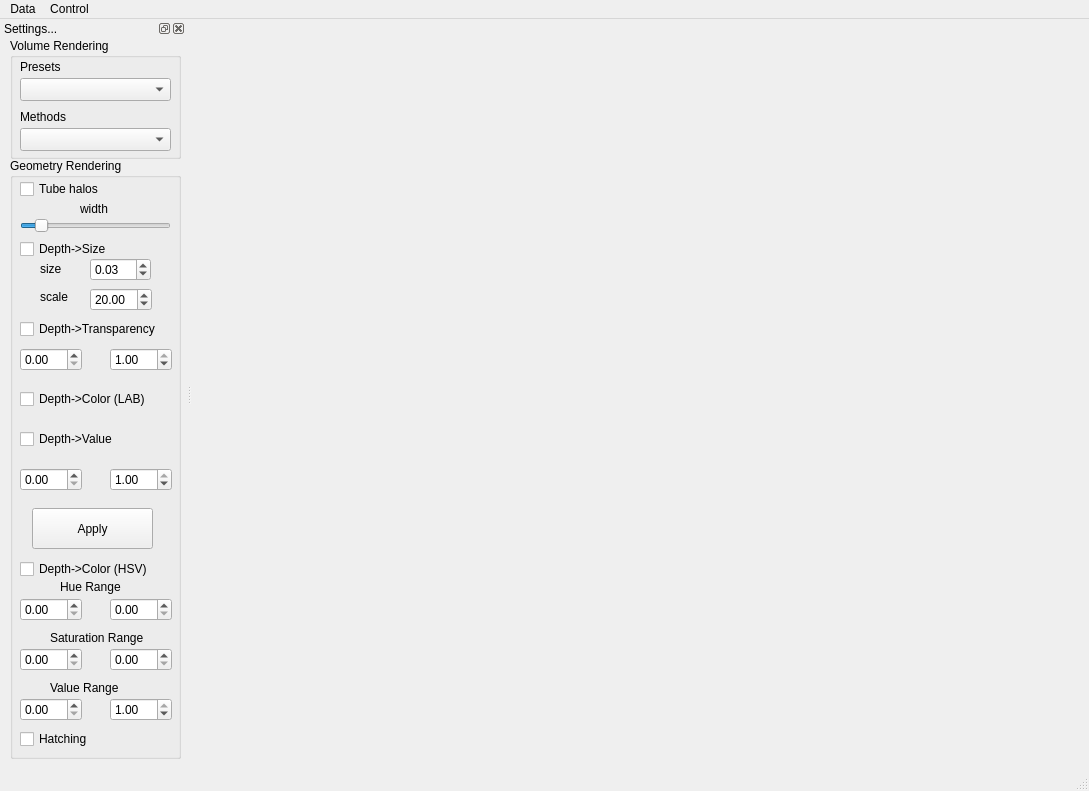
<?xml version="1.0" encoding="UTF-8"?>
<ui version="4.0">
 <class>TestbedWindow</class>
 <widget class="QMainWindow" name="TestbedWindow">
  <property name="geometry">
   <rect>
    <x>0</x>
    <y>0</y>
    <width>1089</width>
    <height>791</height>
   </rect>
  </property>
  <property name="windowTitle">
   <string>MainWindow</string>
  </property>
  <widget class="QWidget" name="centralwidget">
   <widget class="QVTKWidget" name="renderView" native="true">
    <property name="geometry">
     <rect>
      <x>10</x>
      <y>0</y>
      <width>881</width>
      <height>741</height>
     </rect>
    </property>
   </widget>
  </widget>
  <widget class="QMenuBar" name="menubar">
   <property name="geometry">
    <rect>
     <x>0</x>
     <y>0</y>
     <width>1089</width>
     <height>27</height>
    </rect>
   </property>
   <widget class="QMenu" name="menuData">
    <property name="title">
     <string>Data</string>
    </property>
    <addaction name="actionLoadVolume"/>
    <addaction name="actionLoadGeometry"/>
    <addaction name="actionLoadData"/>
    <addaction name="separator"/>
    <addaction name="actionClose_current"/>
   </widget>
   <widget class="QMenu" name="menuControl">
    <property name="title">
     <string>Control</string>
    </property>
    <addaction name="actionVolumeRender"/>
    <addaction name="actionGeometryRender"/>
    <addaction name="actionMultipleVolumesRender"/>
    <addaction name="actionCompositeRender"/>
    <addaction name="separator"/>
    <addaction name="actionTF_customize"/>
    <addaction name="actionSettings"/>
    <addaction name="separator"/>
    <addaction name="actionExit"/>
   </widget>
   <addaction name="menuData"/>
   <addaction name="menuControl"/>
  </widget>
  <widget class="QStatusBar" name="statusbar"/>
  <widget class="QDockWidget" name="dockWidget">
   <property name="sizePolicy">
    <sizepolicy hsizetype="Preferred" vsizetype="Preferred">
     <horstretch>0</horstretch>
     <verstretch>0</verstretch>
    </sizepolicy>
   </property>
   <property name="minimumSize">
    <size>
     <width>186</width>
     <height>541</height>
    </size>
   </property>
   <property name="acceptDrops">
    <bool>false</bool>
   </property>
   <property name="autoFillBackground">
    <bool>true</bool>
   </property>
   <property name="floating">
    <bool>false</bool>
   </property>
   <property name="windowTitle">
    <string>Settings...</string>
   </property>
   <attribute name="dockWidgetArea">
    <number>1</number>
   </attribute>
   <widget class="QWidget" name="dockWidgetContents">
    <widget class="QGroupBox" name="groupBoxVolRender">
     <property name="geometry">
      <rect>
       <x>10</x>
       <y>0</y>
       <width>171</width>
       <height>121</height>
      </rect>
     </property>
     <property name="title">
      <string>Volume Rendering</string>
     </property>
     <widget class="QLabel" name="label_presets">
      <property name="geometry">
       <rect>
        <x>10</x>
        <y>20</y>
        <width>67</width>
        <height>17</height>
       </rect>
      </property>
      <property name="text">
       <string>Presets</string>
      </property>
     </widget>
     <widget class="QLabel" name="label_methods">
      <property name="geometry">
       <rect>
        <x>10</x>
        <y>70</y>
        <width>67</width>
        <height>17</height>
       </rect>
      </property>
      <property name="text">
       <string>Methods</string>
      </property>
     </widget>
     <widget class="QComboBox" name="comboBoxVolRenderPresets">
      <property name="geometry">
       <rect>
        <x>10</x>
        <y>40</y>
        <width>151</width>
        <height>23</height>
       </rect>
      </property>
     </widget>
     <widget class="QComboBox" name="comboBoxVolRenderMethods">
      <property name="geometry">
       <rect>
        <x>10</x>
        <y>90</y>
        <width>151</width>
        <height>23</height>
       </rect>
      </property>
     </widget>
    </widget>
    <widget class="QGroupBox" name="groupBoxGeoRender">
     <property name="geometry">
      <rect>
       <x>10</x>
       <y>120</y>
       <width>171</width>
       <height>601</height>
      </rect>
     </property>
     <property name="title">
      <string>Geometry Rendering</string>
     </property>
     <widget class="QCheckBox" name="checkBoxTubeHalos">
      <property name="geometry">
       <rect>
        <x>10</x>
        <y>20</y>
        <width>93</width>
        <height>22</height>
       </rect>
      </property>
      <property name="text">
       <string>Tube halos</string>
      </property>
     </widget>
     <widget class="QLabel" name="label_tubesize">
      <property name="geometry">
       <rect>
        <x>30</x>
        <y>100</y>
        <width>31</width>
        <height>21</height>
       </rect>
      </property>
      <property name="text">
       <string>size</string>
      </property>
     </widget>
     <widget class="QDoubleSpinBox" name="doubleSpinBoxTubeSize">
      <property name="geometry">
       <rect>
        <x>80</x>
        <y>100</y>
        <width>61</width>
        <height>23</height>
       </rect>
      </property>
      <property name="maximum">
       <double>5.000000000000000</double>
      </property>
      <property name="singleStep">
       <double>0.010000000000000</double>
      </property>
      <property name="value">
       <double>0.030000000000000</double>
      </property>
     </widget>
     <widget class="QCheckBox" name="checkBoxDepthSize">
      <property name="geometry">
       <rect>
        <x>10</x>
        <y>80</y>
        <width>111</width>
        <height>22</height>
       </rect>
      </property>
      <property name="text">
       <string>Depth-&gt;Size</string>
      </property>
     </widget>
     <widget class="QLabel" name="label_tubesizescale">
      <property name="geometry">
       <rect>
        <x>30</x>
        <y>130</y>
        <width>41</width>
        <height>17</height>
       </rect>
      </property>
      <property name="text">
       <string>scale</string>
      </property>
     </widget>
     <widget class="QCheckBox" name="checkBoxDepthTrans">
      <property name="geometry">
       <rect>
        <x>10</x>
        <y>160</y>
        <width>161</width>
        <height>22</height>
       </rect>
      </property>
      <property name="text">
       <string>Depth-&gt;Transparency</string>
      </property>
     </widget>
     <widget class="QDoubleSpinBox" name="doubleSpinBoxAlphaStart">
      <property name="geometry">
       <rect>
        <x>10</x>
        <y>190</y>
        <width>62</width>
        <height>23</height>
       </rect>
      </property>
      <property name="maximum">
       <double>1.000000000000000</double>
      </property>
      <property name="singleStep">
       <double>0.100000000000000</double>
      </property>
     </widget>
     <widget class="QDoubleSpinBox" name="doubleSpinBoxAlphaEnd">
      <property name="geometry">
       <rect>
        <x>100</x>
        <y>190</y>
        <width>62</width>
        <height>23</height>
       </rect>
      </property>
      <property name="maximum">
       <double>1.000000000000000</double>
      </property>
      <property name="singleStep">
       <double>0.100000000000000</double>
      </property>
      <property name="value">
       <double>1.000000000000000</double>
      </property>
     </widget>
     <widget class="QCheckBox" name="checkBoxDepthColor">
      <property name="geometry">
       <rect>
        <x>10</x>
        <y>400</y>
        <width>151</width>
        <height>22</height>
       </rect>
      </property>
      <property name="text">
       <string>Depth-&gt;Color (HSV)</string>
      </property>
     </widget>
     <widget class="QDoubleSpinBox" name="doubleSpinBoxHueStart">
      <property name="geometry">
       <rect>
        <x>10</x>
        <y>440</y>
        <width>62</width>
        <height>23</height>
       </rect>
      </property>
      <property name="maximum">
       <double>1.000000000000000</double>
      </property>
      <property name="singleStep">
       <double>0.100000000000000</double>
      </property>
     </widget>
     <widget class="QDoubleSpinBox" name="doubleSpinBoxHueEnd">
      <property name="geometry">
       <rect>
        <x>100</x>
        <y>440</y>
        <width>62</width>
        <height>23</height>
       </rect>
      </property>
      <property name="maximum">
       <double>1.000000000000000</double>
      </property>
      <property name="singleStep">
       <double>0.100000000000000</double>
      </property>
      <property name="value">
       <double>0.000000000000000</double>
      </property>
     </widget>
     <widget class="QLabel" name="label_hue">
      <property name="geometry">
       <rect>
        <x>50</x>
        <y>420</y>
        <width>71</width>
        <height>17</height>
       </rect>
      </property>
      <property name="text">
       <string>Hue Range</string>
      </property>
     </widget>
     <widget class="QDoubleSpinBox" name="doubleSpinBoxSatuStart">
      <property name="geometry">
       <rect>
        <x>10</x>
        <y>490</y>
        <width>62</width>
        <height>23</height>
       </rect>
      </property>
      <property name="maximum">
       <double>1.000000000000000</double>
      </property>
      <property name="singleStep">
       <double>0.100000000000000</double>
      </property>
     </widget>
     <widget class="QDoubleSpinBox" name="doubleSpinBoxSatuEnd">
      <property name="geometry">
       <rect>
        <x>100</x>
        <y>490</y>
        <width>62</width>
        <height>23</height>
       </rect>
      </property>
      <property name="maximum">
       <double>1.000000000000000</double>
      </property>
      <property name="singleStep">
       <double>0.100000000000000</double>
      </property>
     </widget>
     <widget class="QLabel" name="label_saturation">
      <property name="geometry">
       <rect>
        <x>40</x>
        <y>470</y>
        <width>111</width>
        <height>20</height>
       </rect>
      </property>
      <property name="text">
       <string>Saturation Range</string>
      </property>
     </widget>
     <widget class="QLabel" name="label_value">
      <property name="geometry">
       <rect>
        <x>40</x>
        <y>520</y>
        <width>91</width>
        <height>20</height>
       </rect>
      </property>
      <property name="text">
       <string>Value Range</string>
      </property>
     </widget>
     <widget class="QDoubleSpinBox" name="doubleSpinBoxValueEnd">
      <property name="geometry">
       <rect>
        <x>100</x>
        <y>540</y>
        <width>62</width>
        <height>23</height>
       </rect>
      </property>
      <property name="maximum">
       <double>1.000000000000000</double>
      </property>
      <property name="singleStep">
       <double>0.100000000000000</double>
      </property>
      <property name="value">
       <double>1.000000000000000</double>
      </property>
     </widget>
     <widget class="QDoubleSpinBox" name="doubleSpinBoxValueStart">
      <property name="geometry">
       <rect>
        <x>10</x>
        <y>540</y>
        <width>62</width>
        <height>23</height>
       </rect>
      </property>
      <property name="maximum">
       <double>1.000000000000000</double>
      </property>
      <property name="singleStep">
       <double>0.100000000000000</double>
      </property>
     </widget>
     <widget class="QDoubleSpinBox" name="doubleSpinBoxTubeSizeScale">
      <property name="geometry">
       <rect>
        <x>80</x>
        <y>130</y>
        <width>62</width>
        <height>23</height>
       </rect>
      </property>
      <property name="minimum">
       <double>1.000000000000000</double>
      </property>
      <property name="maximum">
       <double>50.000000000000000</double>
      </property>
      <property name="value">
       <double>20.000000000000000</double>
      </property>
     </widget>
     <widget class="QSlider" name="sliderHaloWidth">
      <property name="geometry">
       <rect>
        <x>10</x>
        <y>60</y>
        <width>151</width>
        <height>16</height>
       </rect>
      </property>
      <property name="mouseTracking">
       <bool>true</bool>
      </property>
      <property name="minimum">
       <number>0</number>
      </property>
      <property name="maximum">
       <number>10</number>
      </property>
      <property name="pageStep">
       <number>2</number>
      </property>
      <property name="value">
       <number>1</number>
      </property>
      <property name="orientation">
       <enum>Qt::Horizontal</enum>
      </property>
     </widget>
     <widget class="QLabel" name="label_halowidth">
      <property name="geometry">
       <rect>
        <x>70</x>
        <y>40</y>
        <width>41</width>
        <height>21</height>
       </rect>
      </property>
      <property name="text">
       <string>width</string>
      </property>
     </widget>
     <widget class="QCheckBox" name="checkBoxHatching">
      <property name="geometry">
       <rect>
        <x>10</x>
        <y>570</y>
        <width>93</width>
        <height>22</height>
       </rect>
      </property>
      <property name="text">
       <string>Hatching</string>
      </property>
     </widget>
     <widget class="QCheckBox" name="checkBoxDepthColorLAB">
      <property name="geometry">
       <rect>
        <x>10</x>
        <y>230</y>
        <width>151</width>
        <height>22</height>
       </rect>
      </property>
      <property name="text">
       <string>Depth-&gt;Color (LAB)</string>
      </property>
     </widget>
     <widget class="QCheckBox" name="checkBoxDepthValue">
      <property name="geometry">
       <rect>
        <x>10</x>
        <y>270</y>
        <width>151</width>
        <height>22</height>
       </rect>
      </property>
      <property name="text">
       <string>Depth-&gt;Value</string>
      </property>
     </widget>
     <widget class="QDoubleSpinBox" name="doubleSpinBoxDValueEnd">
      <property name="geometry">
       <rect>
        <x>100</x>
        <y>310</y>
        <width>62</width>
        <height>23</height>
       </rect>
      </property>
      <property name="maximum">
       <double>1.000000000000000</double>
      </property>
      <property name="singleStep">
       <double>0.100000000000000</double>
      </property>
      <property name="value">
       <double>1.000000000000000</double>
      </property>
     </widget>
     <widget class="QDoubleSpinBox" name="doubleSpinBoxDValueStart">
      <property name="geometry">
       <rect>
        <x>10</x>
        <y>310</y>
        <width>62</width>
        <height>23</height>
       </rect>
      </property>
      <property name="maximum">
       <double>1.000000000000000</double>
      </property>
      <property name="singleStep">
       <double>0.100000000000000</double>
      </property>
     </widget>
     <widget class="QPushButton" name="pushButtonApply">
      <property name="geometry">
       <rect>
        <x>22</x>
        <y>350</y>
        <width>121</width>
        <height>41</height>
       </rect>
      </property>
      <property name="text">
       <string>Apply</string>
      </property>
     </widget>
    </widget>
   </widget>
  </widget>
  <action name="actionLoadVolume">
   <property name="checkable">
    <bool>false</bool>
   </property>
   <property name="text">
    <string>Load volume...</string>
   </property>
   <property name="toolTip">
    <string>Load single volume or multiple volumes</string>
   </property>
   <property name="shortcut">
    <string>F2</string>
   </property>
  </action>
  <action name="actionLoadGeometry">
   <property name="text">
    <string>Load geometry...</string>
   </property>
   <property name="shortcut">
    <string>F3</string>
   </property>
  </action>
  <action name="actionVolumeRender">
   <property name="text">
    <string>Single Volume Render</string>
   </property>
   <property name="shortcut">
    <string>F5</string>
   </property>
  </action>
  <action name="actionTF_customize">
   <property name="text">
    <string>TF customize...</string>
   </property>
   <property name="shortcut">
    <string>F10</string>
   </property>
  </action>
  <action name="actionGeometryRender">
   <property name="text">
    <string>Geometry Render</string>
   </property>
   <property name="shortcut">
    <string>F6</string>
   </property>
  </action>
  <action name="actionCompositeRender">
   <property name="text">
    <string>Composite Render</string>
   </property>
   <property name="shortcut">
    <string>F8</string>
   </property>
  </action>
  <action name="actionExit">
   <property name="text">
    <string>Exit</string>
   </property>
   <property name="shortcut">
    <string>F12</string>
   </property>
  </action>
  <action name="actionLoadData">
   <property name="text">
    <string>Load data...</string>
   </property>
   <property name="shortcut">
    <string>F4</string>
   </property>
  </action>
  <action name="actionMultipleVolumesRender">
   <property name="text">
    <string>Multiple Volumes Render</string>
   </property>
   <property name="shortcut">
    <string>F7</string>
   </property>
  </action>
  <action name="actionSettings">
   <property name="text">
    <string>Settings...</string>
   </property>
  </action>
  <action name="actionClose_current">
   <property name="text">
    <string>Close current</string>
   </property>
  </action>
 </widget>
 <customwidgets>
  <customwidget>
   <class>QVTKWidget</class>
   <extends>QWidget</extends>
   <header>QVTKWidget.h</header>
  </customwidget>
 </customwidgets>
 <resources/>
 <connections>
  <connection>
   <sender>actionExit</sender>
   <signal>triggered()</signal>
   <receiver>TestbedWindow</receiver>
   <slot>close()</slot>
   <hints>
    <hint type="sourcelabel">
     <x>-1</x>
     <y>-1</y>
    </hint>
    <hint type="destinationlabel">
     <x>429</x>
     <y>294</y>
    </hint>
   </hints>
  </connection>
 </connections>
</ui>
